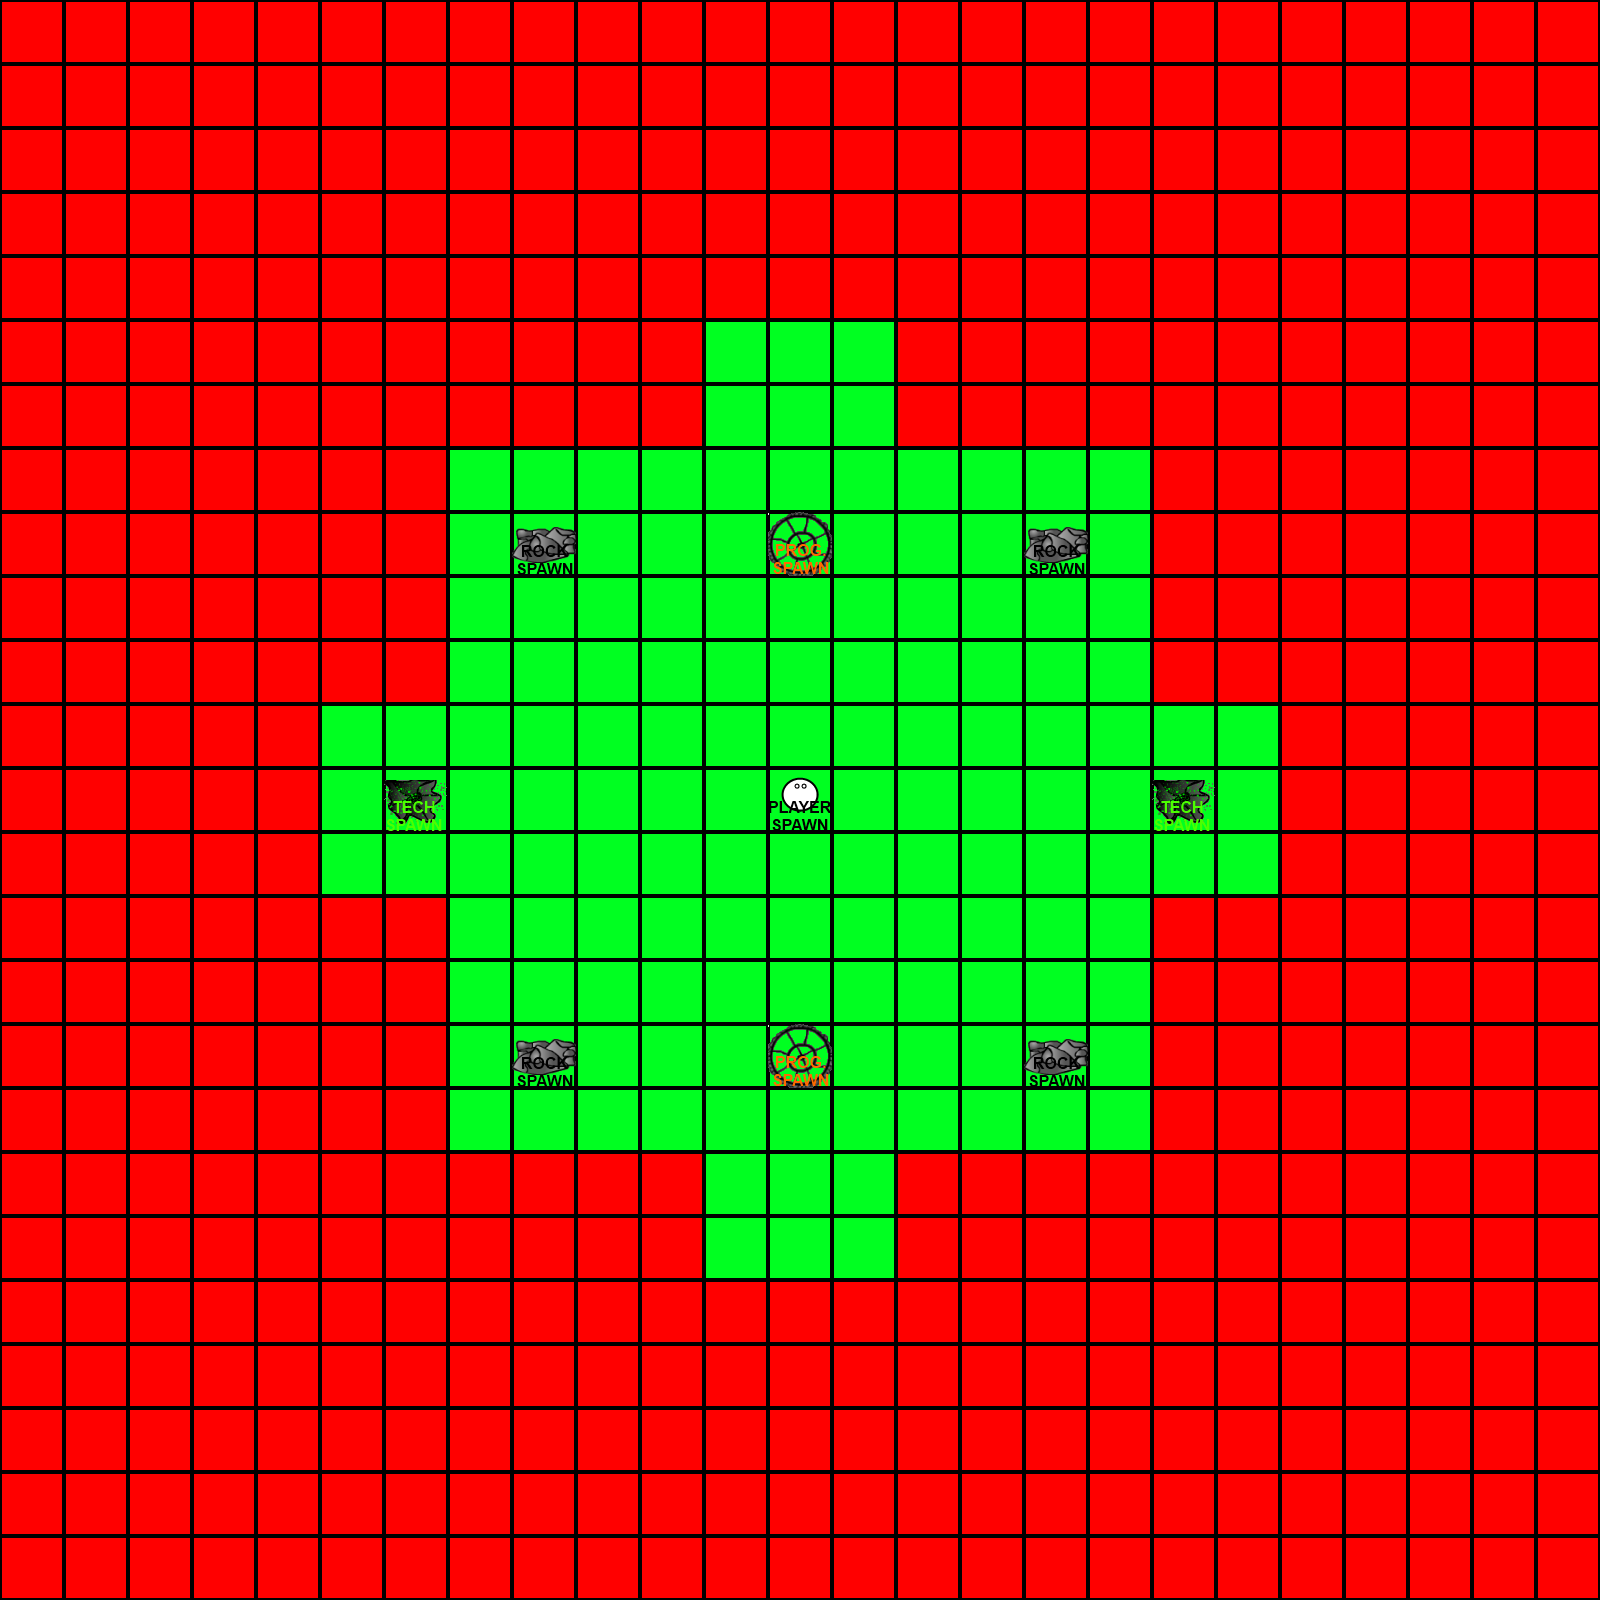

A level layout from a 2D game, rendered from its tile map. Below: a short description, then the map file with tile-grid data replaced by summaries:
An orthogonal 25x25 tile map with 64x64 px tiles, 2 tile layers (tiles, spawns).

<map version="1.0" orientation="orthogonal" width="25" height="25" tilewidth="64" tileheight="64">
 <tileset firstgid="1" name="tileset" tilewidth="64" tileheight="64">
  <image source="tileset.png" width="448" height="64" />
 </tileset>
 <layer name="tiles" width="25" height="25">
  <data>[625 cells, 625 non-empty, 2 distinct tile ids]</data>
 </layer>
 <layer name="spawns" width="25" height="25">
  <data>[625 cells, 9 non-empty, 4 distinct tile ids]</data>
 </layer>
</map>
